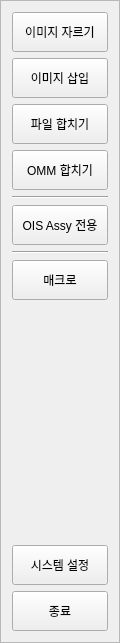
        <widget class="QFrame" name="frame_menu">
         <property name="minimumSize">
          <size>
           <width>120</width>
           <height>0</height>
          </size>
         </property>
         <property name="maximumSize">
          <size>
           <width>120</width>
           <height>16777215</height>
          </size>
         </property>
         <property name="frameShape">
          <enum>QFrame::StyledPanel</enum>
         </property>
         <property name="frameShadow">
          <enum>QFrame::Raised</enum>
         </property>
         <layout class="QVBoxLayout" name="verticalLayout_26">
          <item>
           <widget class="QPushButton" name="btn_page_imagecrop">
            <property name="minimumSize">
             <size>
              <width>0</width>
              <height>40</height>
             </size>
            </property>
            <property name="maximumSize">
             <size>
              <width>16777215</width>
              <height>40</height>
             </size>
            </property>
            <property name="text">
             <string>이미지 자르기</string>
            </property>
           </widget>
          </item>
          <item>
           <widget class="QPushButton" name="btn_page_imageinsert">
            <property name="minimumSize">
             <size>
              <width>0</width>
              <height>40</height>
             </size>
            </property>
            <property name="maximumSize">
             <size>
              <width>16777215</width>
              <height>40</height>
             </size>
            </property>
            <property name="text">
             <string>이미지 삽입</string>
            </property>
           </widget>
          </item>
          <item>
           <widget class="QPushButton" name="btn_page_csvmerge">
            <property name="minimumSize">
             <size>
              <width>0</width>
              <height>40</height>
             </size>
            </property>
            <property name="maximumSize">
             <size>
              <width>16777215</width>
              <height>40</height>
             </size>
            </property>
            <property name="text">
             <string>파일 합치기</string>
            </property>
           </widget>
          </item>
          <item>
           <widget class="QPushButton" name="btn_page_omm">
            <property name="minimumSize">
             <size>
              <width>0</width>
              <height>40</height>
             </size>
            </property>
            <property name="maximumSize">
             <size>
              <width>16777215</width>
              <height>40</height>
             </size>
            </property>
            <property name="text">
             <string>OMM 합치기</string>
            </property>
           </widget>
          </item>
          <item>
           <widget class="Line" name="line_8">
            <property name="orientation">
             <enum>Qt::Horizontal</enum>
            </property>
           </widget>
          </item>
          <item>
           <widget class="QPushButton" name="btn_page_oismenu">
            <property name="minimumSize">
             <size>
              <width>0</width>
              <height>40</height>
             </size>
            </property>
            <property name="maximumSize">
             <size>
              <width>16777215</width>
              <height>40</height>
             </size>
            </property>
            <property name="text">
             <string>OIS Assy 전용</string>
            </property>
           </widget>
          </item>
          <item>
           <widget class="Line" name="line_12">
            <property name="orientation">
             <enum>Qt::Horizontal</enum>
            </property>
           </widget>
          </item>
          <item>
           <widget class="QPushButton" name="btn_page_automouse">
            <property name="minimumSize">
             <size>
              <width>0</width>
              <height>40</height>
             </size>
            </property>
            <property name="maximumSize">
             <size>
              <width>16777215</width>
              <height>40</height>
             </size>
            </property>
            <property name="text">
             <string>매크로</string>
            </property>
           </widget>
          </item>
          <item>
           <spacer name="verticalSpacer">
            <property name="orientation">
             <enum>Qt::Vertical</enum>
            </property>
            <property name="sizeHint" stdset="0">
             <size>
              <width>20</width>
              <height>239</height>
             </size>
            </property>
           </spacer>
          </item>
          <item>
           <widget class="QPushButton" name="btn_page_settings">
            <property name="minimumSize">
             <size>
              <width>0</width>
              <height>40</height>
             </size>
            </property>
            <property name="maximumSize">
             <size>
              <width>16777215</width>
              <height>40</height>
             </size>
            </property>
            <property name="text">
             <string>시스템 설정</string>
            </property>
           </widget>
          </item>
          <item>
           <widget class="QPushButton" name="btn_page_exit">
            <property name="minimumSize">
             <size>
              <width>0</width>
              <height>40</height>
             </size>
            </property>
            <property name="maximumSize">
             <size>
              <width>16777215</width>
              <height>40</height>
             </size>
            </property>
            <property name="text">
             <string>종료</string>
            </property>
           </widget>
          </item>
         </layout>
        </widget>
